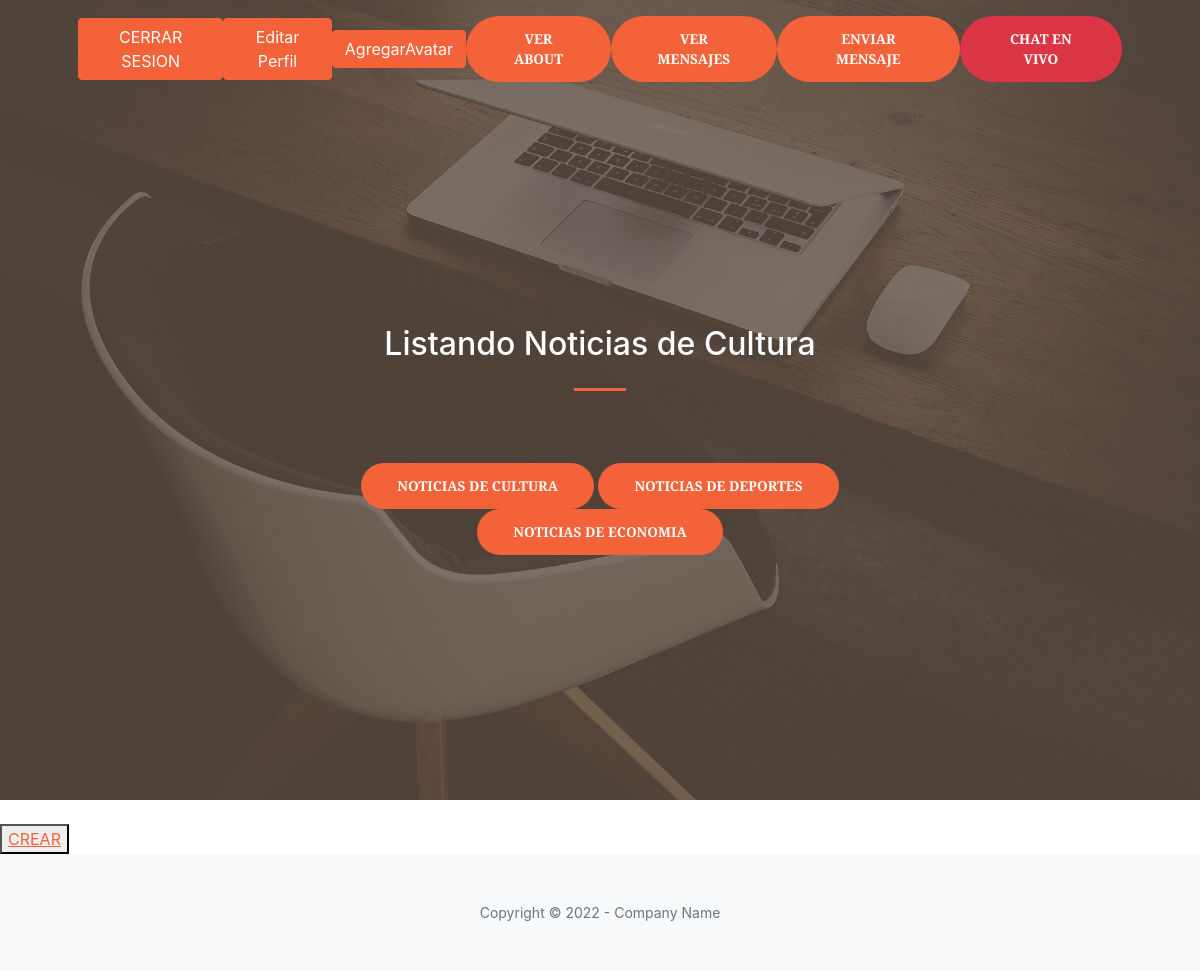
/culture/list/ (signed in), run on an earlier commit of the app's database.
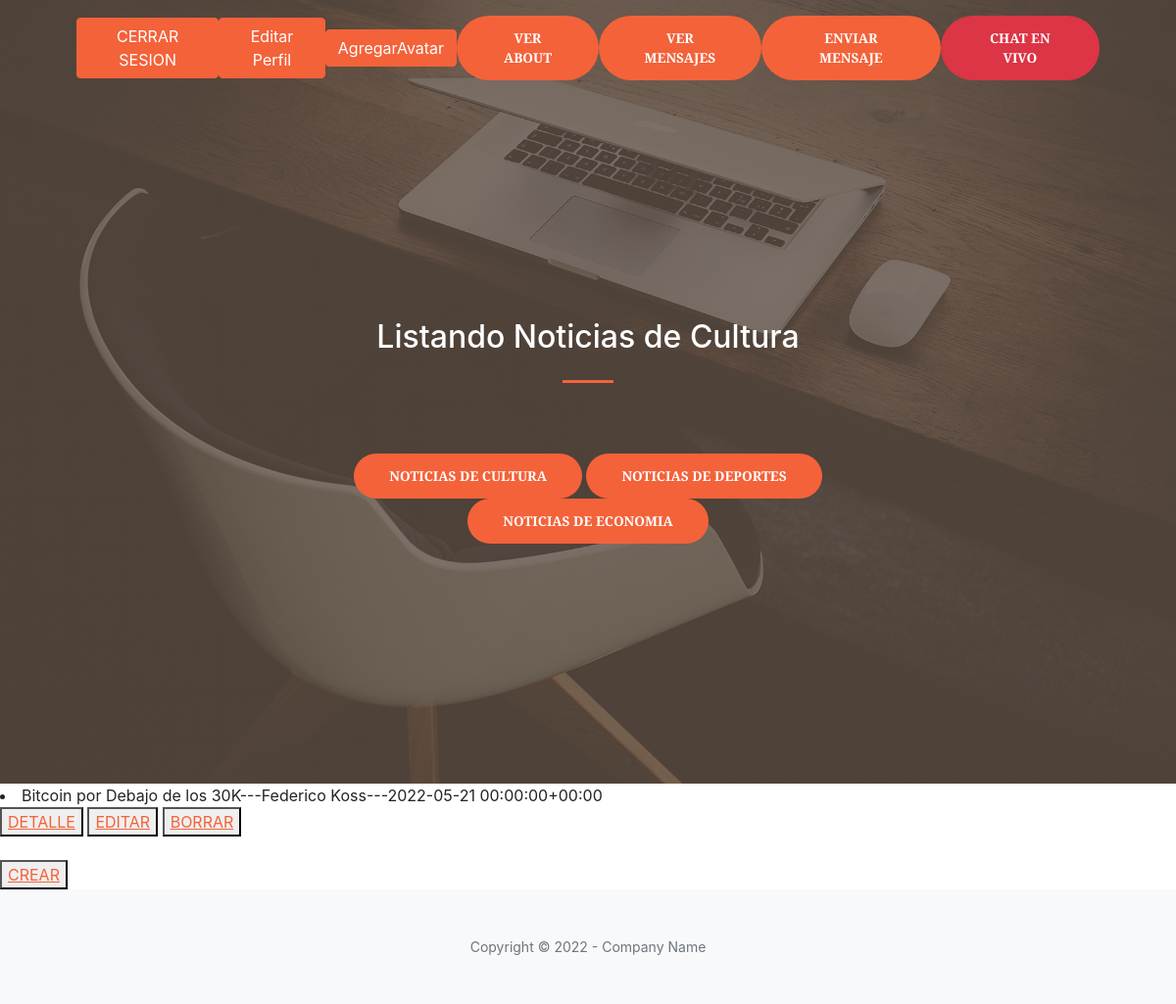
And on a later commit of the database.
### AppBlog/models.py (models this page shows)
class Culture(models.Model):
    titulo = models.CharField(max_length=50)
    subtitulo= models.CharField(max_length=50)
    cuerpo = models.CharField(max_length=150)
    autor = models.CharField(max_length=50)
    fecha = models.DateTimeField(max_length=50)
    imagen = models.ImageField(upload_to='culture', blank=True, null=True)
    def __str__(self):
        return self.titulo +"---"+self.autor+"---"+str(self.fecha)

### AppBlog/views.py (the view)
# urls.py: path('culture/list/',CultureList.as_view(),name ='culture_listar' ),
class CultureList(LoginRequiredMixin,ListView):
    model = Culture
    template_name = 'AppBlog/culture_list.html'

### AppBlog/templates/AppBlog/culture_list.html
{% extends "AppBlog/padre.html" %}
{% load static %}
{% block titulo %}
<h2 style="color:white">Listando Noticias de Cultura</h2>
{% endblock %}
{% block cuerpo %}
{% for cult in object_list %}
<li>{{cult}}</li>
<button>
    <a href="{% url 'culture_detalle' cult.id %}">DETALLE</a>
</button>
<button>
    <a href="{% url 'culture_editar' cult.id %}">EDITAR</a>
</button>
<button>
    <a href="{% url 'culture_borrar' cult.id %}">BORRAR</a>
</button>
<br>
{% endfor %}
<br>
 <button>
    <a href="{% url 'culture_crear' %}">CREAR</a>
</button>
{% endblock %}

What changed in the data, as far as the page shows it:
added Culture: titulo+autor+fecha "Bitcoin por Debajo de los 30K---Federico Koss---2022-05-21 00:00:00+00:00"
